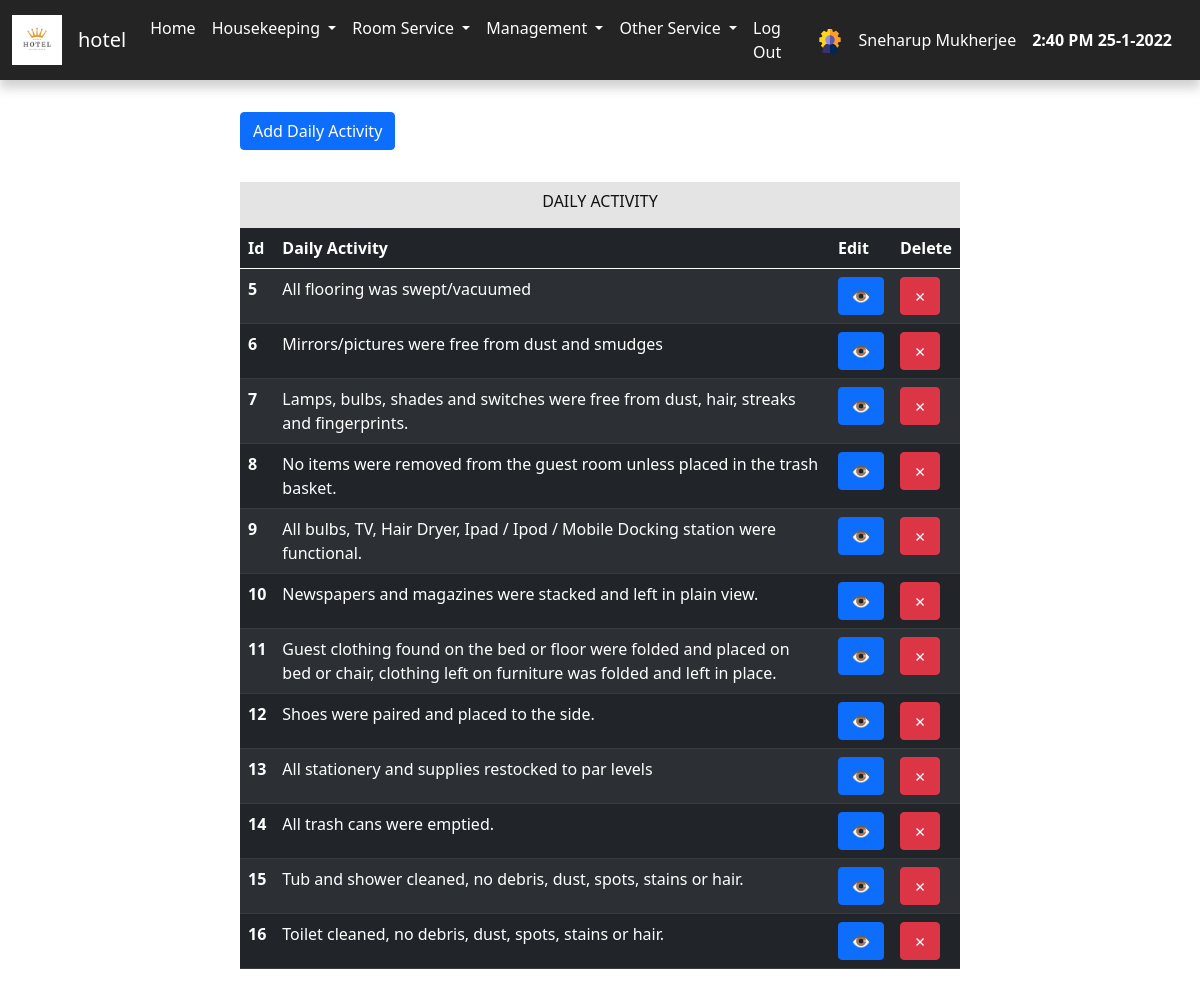
Page /admin/daily_activity.php (signed in) on the committed database.
### tables this page shows
CREATE TABLE `daily_activity` (
  `daily_activity_id` int(11) NOT NULL,
  `daily_activity` varchar(255) NOT NULL,
  `daily_activity_date` varchar(50) NOT NULL DEFAULT '00000000'
);

### admin/include/view_daily_activity.php (the view, shortened to what this page needs)
<div class="staff_type_main_div">
    <div class="main_add_div">
        <div class="sub_staff_type_div">
            <form action="./daily_activity.php" method="POST">
                <button class="btn btn-primary" type="submit">Add Daily Activity</button>
            </form>
        </div>
    </div>
    <div>
        <div class="table_heading">
            <h5>DAILY ACTIVITY</h5>
        </div>
        <table class="table table-dark table-striped">
            <thead>
                <tr>
                    <th scope="col">Id</th>
                    <th scope="col">Daily Activity</th>
                    <th scope="col">Edit</th>
                    <th scope="col">Delete</th>
                </tr>
            </thead>
            <tbody>
                <?php
                $query = "SELECT * FROM daily_activity";
                $result = mysqli_query($connect, $query);
                while ($row = mysqli_fetch_assoc($result)) {
                ?>
                    <tr>
                        <th scope="row"><?php echo $row['daily_activity_id']; ?></th>
                        <td><?php echo $row['daily_activity']; ?></td>
                        <td>
                            <form action="./daily_activity.php" method="POST">
                                <button class=" btn btn-primary ">&#x1F441;</button>
                            </form>
                        </td>
                        <td>
                            <form action="./daily_activity.php" method="POST">
                                <button class="btn btn-danger">&cross;</button>
                            </form>
                        </td>
                    </tr>
                <?php  } ?>
            </tbody>
        </table>
    </div>
</div>

### admin/include/header.php (shortened to what this page needs)
<!DOCTYPE html>
<html lang="en">
<head>
    <link rel="stylesheet" href="./static/style.css">
    <link href="https://cdn.jsdelivr.net/npm/bootstrap@5.0.2/dist/css/bootstrap.min.css" rel="stylesheet"
>
</head>
<body>
    <nav class="navbar navbar-expand-lg navbar-dark bg-dark" id="navs">
        <div class="container-fluid">
            <a id="nav_admin" class="navbar-brand"><img style="width: 50px;" src="./images/hotel.png" alt=""></a>
            <a class="navbar-brand" href="./index.php">hotel</a>
            <div class="collapse navbar-collapse" id="navbarSupportedContent">
                <ul class="navbar-nav me-auto mb-2 mb-lg-0">
                    <li class="nav-item">
                        <a class="nav-link active" aria-current="page" href="./index.php">Home</a>
                    </li>
                    <li class="nav-item dropdown">
                        <a class="nav-link dropdown-toggle active" href="#" id="navbarDropdown" role="button"
                            data-bs-toggle="dropdown" aria-expanded="false">
                            Housekeeping
                        </a>
                    </li>
                    <li class="nav-item dropdown">
                        <a class="nav-link dropdown-toggle active" href="#" id="navbarDropdown" role="button"
                            data-bs-toggle="dropdown" aria-expanded="false">
                            Room Service
                        </a>
                    </li>
                    <?php if (isset($_SESSION['admin_user'])) {   ?>
                    <li class="nav-item dropdown">
                        <a class="nav-link dropdown-toggle active" href="#" id="navbarDropdown" role="button"
                            data-bs-toggle="dropdown" aria-expanded="false">
                            Management
                        </a>
                    </li><?php } ?>
                    <li class="nav-item dropdown">
                        <a class="nav-link dropdown-toggle active" href="#" id="navbarDropdown" role="button"
                            data-bs-toggle="dropdown" aria-expanded="false">
                            Other Service
                        </a>
                    </li>
                    <li class="nav-item">
                        <a class="nav-link active" aria-current="page" href="./include/logout.php">Log Out</a>
                    </li>
                </ul>
            </div>
            <a id="nav_admin" class="navbar-brand"><img src="./images/admin.png" alt=""></a>
            <a id="nav_admin" class="navbar-brand"><?php echo $_SESSION['username']; ?></a>
            <a id="nav_admin" class="navbar-brand">
            </a>
        </div>
    </nav>

### admin/daily_activity.php (shortened to what this page needs)
<?php
include "./include/header.php";
if(isset($_POST['action']))
{
    $action = strings($_POST['action']);
}
else
{
    $action = "";
}
switch($action)
{
    default:
        include "./include/view_daily_activity.php";
        break;
}
?>

### admin/static/style.css (style rules this page uses)
body { margin: 0px; padding: 0px; box-sizing: border-box; background-color: #ffffff !important; color: rgb(0, 0, 0) !important; font-family: 'Roboto',sans-serif; }
#navs { background-color: #242424 !important; box-shadow: 0px 8px 10px rgba(70, 70, 70, 0.253); }
#nav_admin { font-size: 1rem; }
h5 { font-size: 1rem !important; }
.main_add_div { display:flex; flex-direction:row; margin-top:2rem; }
.table_heading { width: 100%; background-color: #e4e4e4; color: rgb(19, 19, 19); text-align: center; padding: .6rem; }
.staff_type_main_div { width: 60%; margin: 2rem auto; }
.sub_staff_type_div { margin-bottom: 2rem; }

### rows in the picture
daily_activity: daily_activity_id "5", daily_activity "All flooring was swept/vacuumed"
daily_activity: daily_activity_id "6", daily_activity "Mirrors/pictures were free from dust and smudges"
daily_activity: daily_activity_id "7", daily_activity "Lamps, bulbs, shades and switches were free from dust, hair, streaks and fingerprints."
daily_activity: daily_activity_id "8", daily_activity "No items were removed from the guest room unless placed in the trash basket."
daily_activity: daily_activity_id "9", daily_activity "All bulbs, TV, Hair Dryer, Ipad / Ipod / Mobile Docking station were functional."
daily_activity: daily_activity_id "10", daily_activity "Newspapers and magazines were stacked and left in plain view."
daily_activity: daily_activity_id "11", daily_activity "Guest clothing found on the bed or floor were folded and placed on bed or chair, clothing left on furniture was folded and left in place."
daily_activity: daily_activity_id "12", daily_activity "Shoes were paired and placed to the side."
daily_activity: daily_activity_id "13", daily_activity "All stationery and supplies restocked to par levels"
daily_activity: daily_activity_id "14", daily_activity "All trash cans were emptied."
daily_activity: daily_activity_id "15", daily_activity "Tub and shower cleaned, no debris, dust, spots, stains or hair."
daily_activity: daily_activity_id "16", daily_activity "Toilet cleaned, no debris, dust, spots, stains or hair."

### other values in the picture
$_SESSION['username'] "Sneharup Mukherjee"
